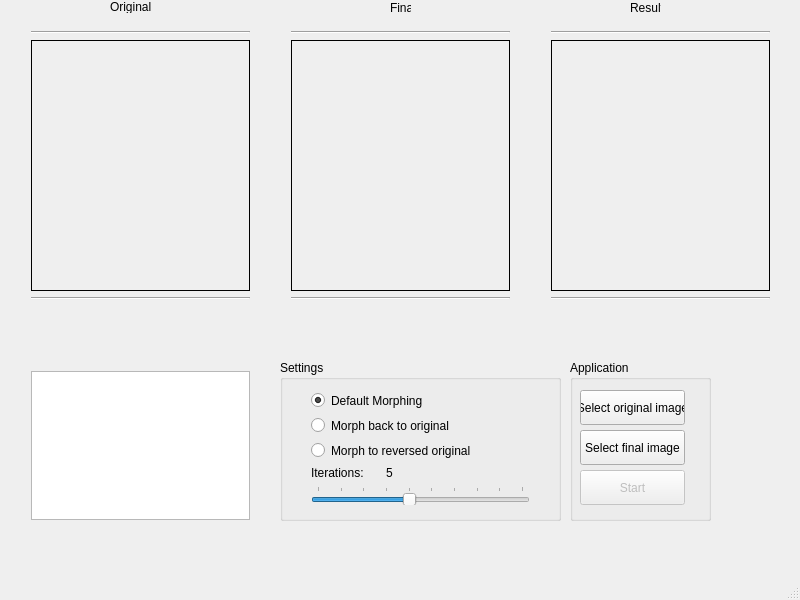
<?xml version="1.0" encoding="UTF-8"?>
<ui version="4.0">
 <class>MainWindow</class>
 <widget class="QMainWindow" name="MainWindow">
  <property name="geometry">
   <rect>
    <x>0</x>
    <y>0</y>
    <width>800</width>
    <height>600</height>
   </rect>
  </property>
  <property name="windowTitle">
   <string>MainWindow</string>
  </property>
  <property name="animated">
   <bool>true</bool>
  </property>
  <property name="documentMode">
   <bool>false</bool>
  </property>
  <widget class="QWidget" name="centralWidget">
   <widget class="QWidget" name="verticalLayoutWidget">
    <property name="geometry">
     <rect>
      <x>20</x>
      <y>360</y>
      <width>241</width>
      <height>171</height>
     </rect>
    </property>
    <layout class="QVBoxLayout" name="verticalLayout">
     <item>
      <widget class="QTextBrowser" name="log">
       <property name="html">
        <string>&lt;!DOCTYPE HTML PUBLIC &quot;-//W3C//DTD HTML 4.0//EN&quot; &quot;http://www.w3.org/TR/REC-html40/strict.dtd&quot;&gt;
&lt;html&gt;&lt;head&gt;&lt;meta name=&quot;qrichtext&quot; content=&quot;1&quot; /&gt;&lt;style type=&quot;text/css&quot;&gt;
p, li { white-space: pre-wrap; }
&lt;/style&gt;&lt;/head&gt;&lt;body style=&quot; font-family:'MS Shell Dlg 2'; font-size:8.25pt; font-weight:400; font-style:normal;&quot;&gt;
&lt;p style=&quot;-qt-paragraph-type:empty; margin-top:0px; margin-bottom:0px; margin-left:0px; margin-right:0px; -qt-block-indent:0; text-indent:0px;&quot;&gt;&lt;br /&gt;&lt;/p&gt;&lt;/body&gt;&lt;/html&gt;</string>
       </property>
      </widget>
     </item>
    </layout>
   </widget>
   <widget class="QWidget" name="verticalLayoutWidget_5">
    <property name="geometry">
     <rect>
      <x>280</x>
      <y>20</y>
      <width>241</width>
      <height>291</height>
     </rect>
    </property>
    <layout class="QVBoxLayout" name="verticalLayout_5">
     <item>
      <widget class="Line" name="line_4">
       <property name="orientation">
        <enum>Qt::Horizontal</enum>
       </property>
      </widget>
     </item>
     <item>
      <widget class="QLabel" name="final_img_box">
       <property name="frameShape">
        <enum>QFrame::Box</enum>
       </property>
       <property name="text">
        <string/>
       </property>
       <property name="scaledContents">
        <bool>true</bool>
       </property>
       <property name="wordWrap">
        <bool>true</bool>
       </property>
      </widget>
     </item>
     <item>
      <widget class="Line" name="line_3">
       <property name="orientation">
        <enum>Qt::Horizontal</enum>
       </property>
      </widget>
     </item>
    </layout>
   </widget>
   <widget class="QWidget" name="verticalLayoutWidget_6">
    <property name="geometry">
     <rect>
      <x>540</x>
      <y>20</y>
      <width>241</width>
      <height>291</height>
     </rect>
    </property>
    <layout class="QVBoxLayout" name="verticalLayout_6">
     <item>
      <widget class="Line" name="line_6">
       <property name="orientation">
        <enum>Qt::Horizontal</enum>
       </property>
      </widget>
     </item>
     <item>
      <widget class="QLabel" name="result_img_box">
       <property name="frameShape">
        <enum>QFrame::Box</enum>
       </property>
       <property name="text">
        <string/>
       </property>
       <property name="scaledContents">
        <bool>true</bool>
       </property>
       <property name="wordWrap">
        <bool>true</bool>
       </property>
      </widget>
     </item>
     <item>
      <widget class="Line" name="line_5">
       <property name="orientation">
        <enum>Qt::Horizontal</enum>
       </property>
      </widget>
     </item>
    </layout>
   </widget>
   <widget class="QLabel" name="label">
    <property name="geometry">
     <rect>
      <x>110</x>
      <y>0</y>
      <width>47</width>
      <height>13</height>
     </rect>
    </property>
    <property name="text">
     <string>Original</string>
    </property>
   </widget>
   <widget class="QLabel" name="label_2">
    <property name="geometry">
     <rect>
      <x>390</x>
      <y>0</y>
      <width>21</width>
      <height>16</height>
     </rect>
    </property>
    <property name="text">
     <string>Final</string>
    </property>
   </widget>
   <widget class="QLabel" name="label_3">
    <property name="geometry">
     <rect>
      <x>630</x>
      <y>0</y>
      <width>31</width>
      <height>16</height>
     </rect>
    </property>
    <property name="text">
     <string>Result</string>
    </property>
   </widget>
   <widget class="QWidget" name="verticalLayoutWidget_7">
    <property name="geometry">
     <rect>
      <x>20</x>
      <y>20</y>
      <width>241</width>
      <height>291</height>
     </rect>
    </property>
    <layout class="QVBoxLayout" name="verticalLayout_7">
     <item>
      <widget class="Line" name="line_2">
       <property name="orientation">
        <enum>Qt::Horizontal</enum>
       </property>
      </widget>
     </item>
     <item>
      <widget class="QLabel" name="origin_img_box">
       <property name="frameShape">
        <enum>QFrame::Box</enum>
       </property>
       <property name="frameShadow">
        <enum>QFrame::Plain</enum>
       </property>
       <property name="text">
        <string/>
       </property>
       <property name="scaledContents">
        <bool>true</bool>
       </property>
       <property name="wordWrap">
        <bool>true</bool>
       </property>
      </widget>
     </item>
     <item>
      <widget class="Line" name="line">
       <property name="orientation">
        <enum>Qt::Horizontal</enum>
       </property>
      </widget>
     </item>
    </layout>
   </widget>
   <widget class="QGroupBox" name="groupBox">
    <property name="geometry">
     <rect>
      <x>280</x>
      <y>360</y>
      <width>281</width>
      <height>161</height>
     </rect>
    </property>
    <property name="title">
     <string>Settings</string>
    </property>
    <widget class="QWidget" name="verticalLayoutWidget_2">
     <property name="geometry">
      <rect>
       <x>20</x>
       <y>20</y>
       <width>241</width>
       <height>135</height>
      </rect>
     </property>
     <layout class="QVBoxLayout" name="verticalLayout_2">
      <item>
       <widget class="QRadioButton" name="button_def">
        <property name="text">
         <string>Default Morphing</string>
        </property>
        <property name="checked">
         <bool>true</bool>
        </property>
       </widget>
      </item>
      <item>
       <widget class="QRadioButton" name="button_back">
        <property name="text">
         <string>Morph back to original</string>
        </property>
       </widget>
      </item>
      <item>
       <widget class="QRadioButton" name="button_reverse">
        <property name="text">
         <string>Morph to reversed original</string>
        </property>
       </widget>
      </item>
      <item>
       <layout class="QHBoxLayout" name="horizontalLayout">
        <item>
         <widget class="QLabel" name="label_5">
          <property name="text">
           <string>Iterations:</string>
          </property>
         </widget>
        </item>
        <item>
         <widget class="QLabel" name="it_counter">
          <property name="text">
           <string>5</string>
          </property>
         </widget>
        </item>
        <item>
         <widget class="QLabel" name="label_9">
          <property name="text">
           <string/>
          </property>
         </widget>
        </item>
       </layout>
      </item>
      <item>
       <widget class="QSlider" name="horizontalSlider">
        <property name="minimum">
         <number>1</number>
        </property>
        <property name="maximum">
         <number>10</number>
        </property>
        <property name="value">
         <number>5</number>
        </property>
        <property name="tracking">
         <bool>true</bool>
        </property>
        <property name="orientation">
         <enum>Qt::Horizontal</enum>
        </property>
        <property name="invertedAppearance">
         <bool>false</bool>
        </property>
        <property name="invertedControls">
         <bool>false</bool>
        </property>
        <property name="tickPosition">
         <enum>QSlider::TicksAbove</enum>
        </property>
        <property name="tickInterval">
         <number>1</number>
        </property>
       </widget>
      </item>
     </layout>
    </widget>
   </widget>
   <widget class="QGroupBox" name="groupBox_2">
    <property name="geometry">
     <rect>
      <x>570</x>
      <y>360</y>
      <width>141</width>
      <height>161</height>
     </rect>
    </property>
    <property name="title">
     <string>Application</string>
    </property>
    <widget class="QPushButton" name="button_first_img">
     <property name="enabled">
      <bool>true</bool>
     </property>
     <property name="geometry">
      <rect>
       <x>10</x>
       <y>30</y>
       <width>105</width>
       <height>35</height>
      </rect>
     </property>
     <property name="text">
      <string>Select original image</string>
     </property>
    </widget>
    <widget class="QPushButton" name="button_second_img">
     <property name="geometry">
      <rect>
       <x>10</x>
       <y>70</y>
       <width>105</width>
       <height>35</height>
      </rect>
     </property>
     <property name="text">
      <string>Select final image</string>
     </property>
     <property name="default">
      <bool>false</bool>
     </property>
     <property name="flat">
      <bool>false</bool>
     </property>
    </widget>
    <widget class="QPushButton" name="pushButton">
     <property name="enabled">
      <bool>false</bool>
     </property>
     <property name="geometry">
      <rect>
       <x>10</x>
       <y>110</y>
       <width>105</width>
       <height>35</height>
      </rect>
     </property>
     <property name="text">
      <string>Start</string>
     </property>
    </widget>
   </widget>
  </widget>
  <widget class="QStatusBar" name="statusBar"/>
 </widget>
 <layoutdefault spacing="6" margin="11"/>
 <resources/>
 <connections/>
</ui>
